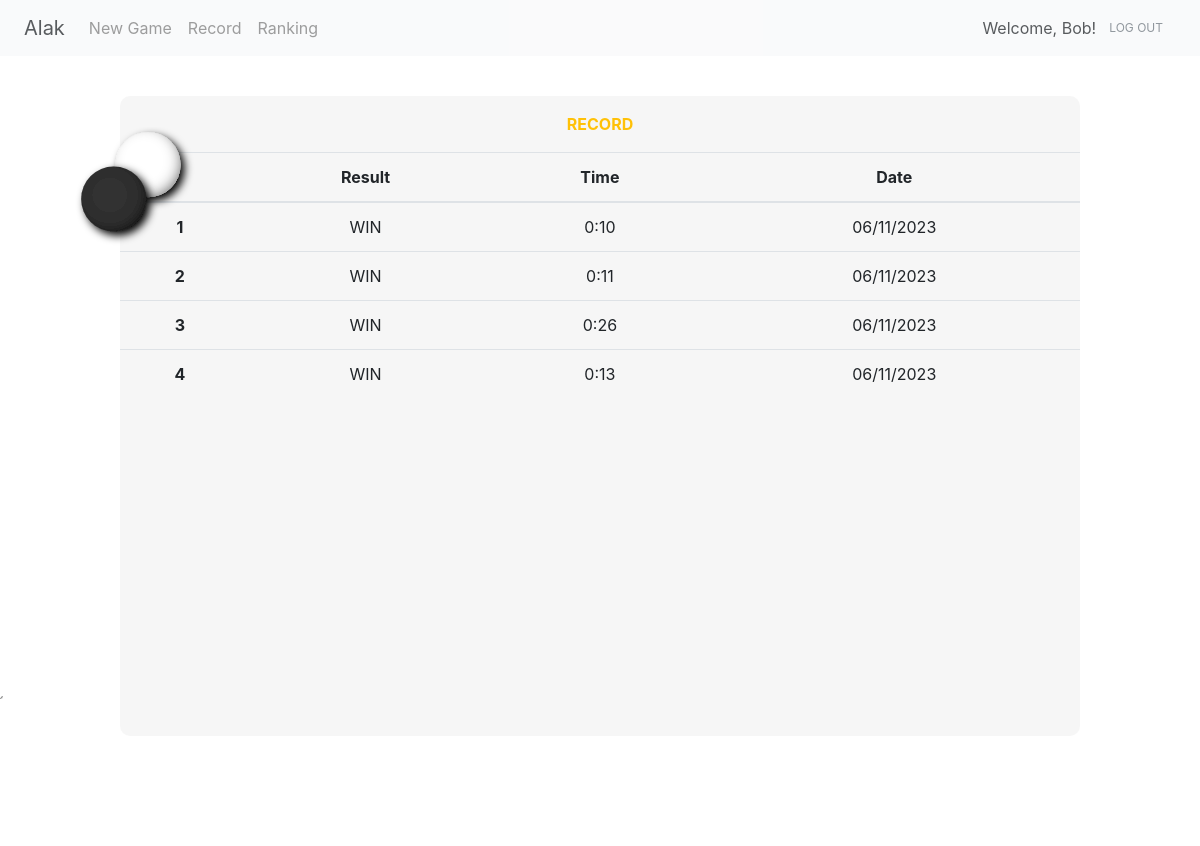
The page /record (signed in) on the database its author committed.
### project/models.py (models this page shows)
class User(UserMixin, db.Model):
    id = db.Column(db.Integer, primary_key=True) # primary keys are required by SQLAlchemy
    email = db.Column(db.String(100), unique=True)
    password = db.Column(db.String(100))
    name = db.Column(db.String(1000))

class Record(db.Model):
    __tablename__ = 'record'
    id = db.Column(db.Integer(), primary_key=True)
    user_id = db.Column(db.String(50))
    user_name = db.Column(db.String(50))
    time = db.Column(db.String(50))
    second = db.Column(db.Integer())
    result = db.Column(db.String(50))
    date = db.Column(db.String(50))

### project/main.py (the view)
@main.route('/record')
def record():
    record = Record.query.filter_by(user_name=current_user.name).order_by(Record.date).limit(10).all()
    print(record[0].time)
    return render_template('record.html', name=current_user.name, result=record)

### project/__init__.py (called while the page is built)
def create_app():
    app = Flask(__name__)
    app.config['SECRET_KEY'] = 'secret-key-goes-here'
    app.config['SQLALCHEMY_DATABASE_URI'] = 'sqlite:///db.sqlite'
    db.init_app(app)
    with app.app_context():
        db.create_all()
    login_manager = LoginManager()
    login_manager.login_view = 'auth.signin'
    login_manager.init_app(app)
    from .models import User
    @login_manager.user_loader
    def load_user(user_id):
        return User.query.get(int(user_id))
    from .auth import auth as auth_blueprint
    app.register_blueprint(auth_blueprint)
    from .main import main as main_blueprint
    app.register_blueprint(main_blueprint)
    return app

### project/templates/record.html (shortened to what this page needs)
{% extends 'base.html' %}
{% block content %}
<svg id="svg" style="position: absolute; z-index: 1; top: 15%; left: 3%;" viewBox="-2.2 -2.2 7 7" xmlns="http://www.w3.org/2000/svg" width="200" height="120">
    <use href="#piece-white" x="2" y="0"/>
    <use href="#piece-black" x="0" y="2"/>
</svg>
    <div style="position: relative; top: 5%; overflow-x: auto;" class="square rounded-9 big-square text-center">
    <p class="text-warning text-uppercase font-weight-bold pt-3">RECORD</p>
    <table class="table">
        <thead>
          <tr>
            <th scope="col"></th>
            <th scope="col">Result</th>
            <th scope="col">Time</th>
            <th scope="col">Date</th>
          </tr>
        </thead>
        {% for i in range(result | length) %}
        <tr>
          <th scope="row">{{ i+1 }}</th>
          <td> {{ result[i].result }} </td>
          <td> {{ result[i].time }} </td>
          <td> {{ result[i].date }} </td>
        </tr>
        {% endfor %}
    </table>
</div>{% endblock %}

### project/templates/base.html (shortened to what this page needs)
<!doctype html>
<html lang="en" style="height: 100%;">
  <head>
    <link rel="stylesheet" href="https://stackpath.bootstrapcdn.com/bootstrap/4.3.1/css/bootstrap.min.css">
    <link rel="stylesheet" href="{{ url_for('static', filename= 'css/style.css') }}">
  </head>
  <body style="background-image: url('static/background.jpg'); background-size: cover; height: 100%;">
    <nav class="navbar navbar-expand-md navbar-light bg-light" style="opacity: 0.75;">
      <a class="navbar-brand ml-sm-2">Alak</a>
      <div class="collapse navbar-collapse" id="navbarNavAltMarkup">
        <div class="navbar-nav">
          {% if current_user.is_authenticated %}
            <a class="nav-item nav-link" href="{{ url_for('main.game')}}">New Game</a>
            <a class="nav-item nav-link" href="{{ url_for('main.record')}}">Record</a>
          {% endif %}
          <a class="nav-item nav-link" href="{{ url_for('main.ranking')}}">Ranking</a>
        </div>
      </div>
      {% if current_user.is_authenticated %}
        <a class="btn-outline-warning">Welcome, {{ name }}!</a>
        <a class="btn text-secondary mr-sm-2" style="font-size: 12px;" href="{{ url_for('auth.logout') }}" >LOG OUT</a>
      {% endif %}
    </nav>
    {% block content %} {% endblock %}
  </body>
</html>

### project/static/css/style.css (style rules this page uses)
.big-square { background-color: rgba(245, 245, 245, .85); height: 80%; width: 80%; margin-left: auto; margin-right: auto; display: block; border-radius: 10px; }

### rows shown on the page
User: name "Bob"
Record: result "WIN", time "0:10", date "06/11/2023"
Record: result "WIN", time "0:11", date "06/11/2023"
Record: result "WIN", time "0:26", date "06/11/2023"
Record: result "WIN", time "0:13", date "06/11/2023"

### other values the page prints
{{ i+1 }} "1" "2" "3" "4"
